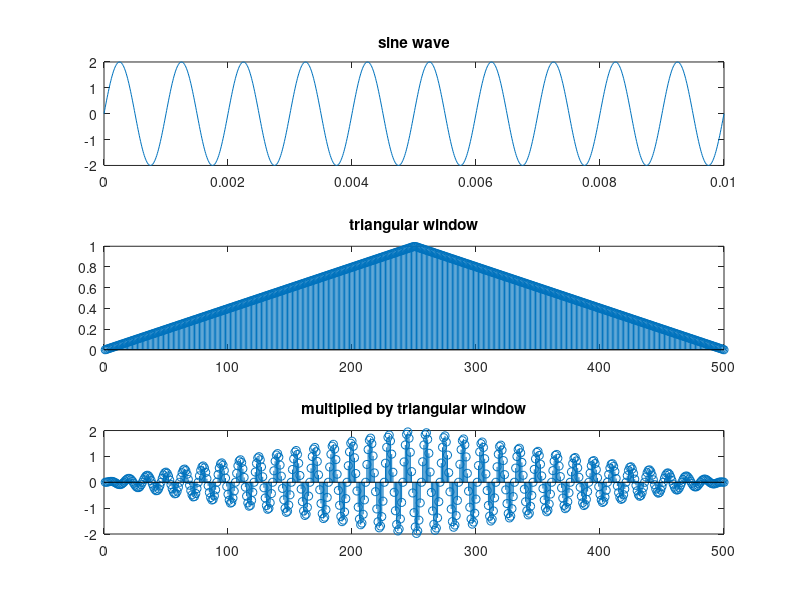

This chart was generated by the following MATLAB code:
amplitude = 2;
f=1000;
T=0.01;
t=0:.00001:T;
y= amplitude*sin(2*pi*f*t);
subplot(3,1,1);
plot(t,y);
title('sine wave');
N=500;
fs=15*f;
n=0:N-1;
fs=15*f;
y= amplitude*sin(2*pi*(f/fs)*n);
triangular=1-abs((2*n-N+1)/(N-1))
subplot(3,1,2)
stem(triangular);
title('triangular window');
triy=triangular.*y;
subplot(3,1,3)
stem(triy);
title('multiplied by triangular window');